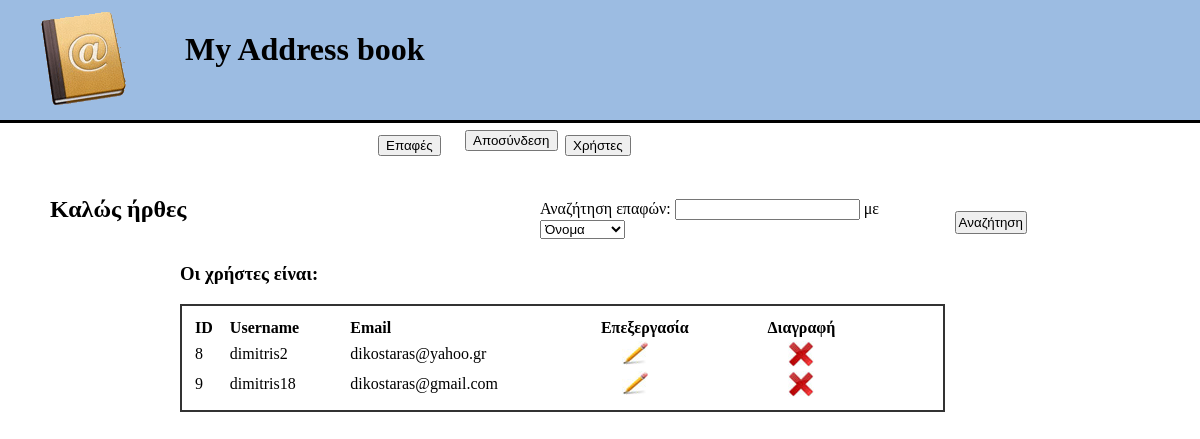
The app's page /view_users.php with its own data.
### tables this page shows
CREATE TABLE IF NOT EXISTS `users` (
  `user_id` mediumint(8) unsigned NOT NULL AUTO_INCREMENT,
  `username` varchar(40) NOT NULL,
  `password` char(40) NOT NULL,
  `email` varchar(60) NOT NULL,
  `registration_date` datetime NOT NULL,
  PRIMARY KEY (`user_id`)
);

### view_users.php (the view, shortened to what this page needs)
<?php
include ('header.php');?>
<div id="contacttable">
 			<h3>Οι χρήστες είναι:</h3>
 			<?php
  	 			$dbc=mysqli_connect('localhost','root','' ,'address_book')or
        		die ('Could not connect to mySQL:'.mysqli_connect_error());
    			$q="SELECT * FROM users ORDER BY registration_date ASC";
     			$r= mysqli_query($dbc,$q);
     			if ($r){
     				echo '<table style="padding:10px; width:75%; border:2px solid #333;">
     				<tr>
     				<td><b>ID</b></td><td><b>Username</b></td><td><b>Email</b></td>
     				<td><b>Επεξεργασία</b></td><td><b>Διαγραφή</b></td></tr>';
     				while ($row = mysqli_fetch_array($r,MYSQLI_ASSOC)) {
     					echo '<tr><td>' . $row['user_id'] . '</td><td>' . $row['username'] . '</td><td>
     					' . $row['email'] . '</td>
     					<td><a href="edit_user_profile.php?id=' . $row['user_id'] . '"><img id="editimg" src="edit.jpg" alt="Επεξεργασία"/></a></td>
     					<td><a href="delete_contact.php?id=' . $row['user_id'] . '"><img id="editimg" src="delete.jpg" alt="Διαγραφή"/></a></td></tr>';
     				}
     				echo '</table>';
     			}else {
     				echo'Δεν υπάρχουν καταχωρημένοι χρήστες';
     			}
 			?>
 	</div>

### style.css (style rules this page uses)
body { margin:0px; }
img { float: right; margin-right: 50px; margin-top: -70px; }
#contacttable { margin-left: 15%;margin-top:40px; }
img#editimg { margin-top:0px; float: left;margin-left: 21px;margin-right: 50px; }

### records on screen
users: user_id "8", username "dimitris2", email "dikostaras@yahoo.gr"
users: user_id "9", username "dimitris18", email "dikostaras@gmail.com"
